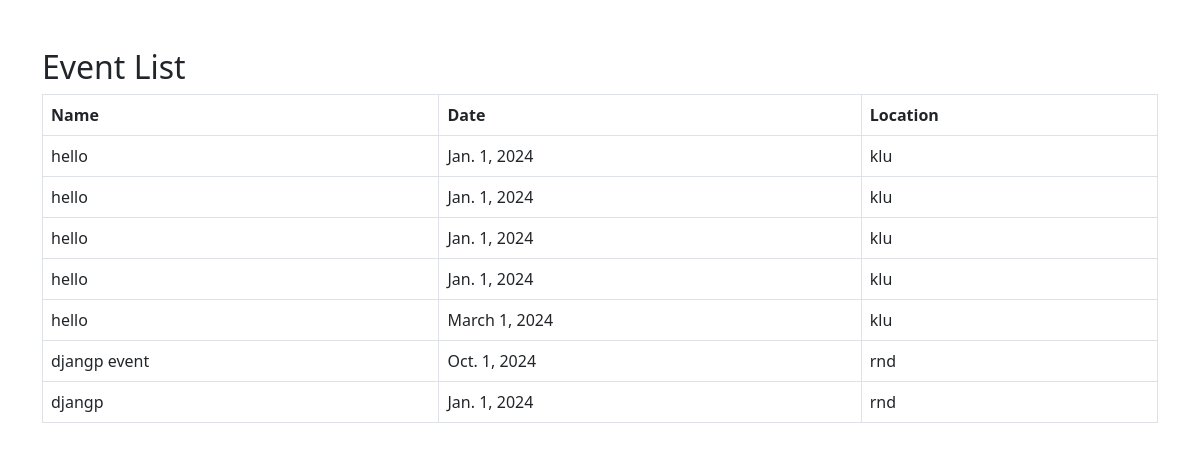
The app's page /userapp/event_list/ with its own data.
### userapp/models.py (models this page shows, shortened)
class Event(models.Model):
    title = models.CharField(max_length=100)  # Event title
    description = models.TextField()  # Event description
    date = models.DateField()  # Date of the event
    time = models.TimeField()  # Time of the event
    location = models.CharField(max_length=255)  # Location of the event

### userapp/views.py (the view)
# urls.py: path('event_list/',views.event_list,name='event_list'),
def event_list(request):
    events = Event.objects.all()  # Get all events from the database
    return render(request, 'userapp/event_list.html', {'events': events})

### templates/userapp/event_list.html (shortened to what this page needs)
<!DOCTYPE html>
<html lang="en">
<head>
    <link href="https://cdn.jsdelivr.net/npm/bootstrap@5.3.0-alpha1/dist/css/bootstrap.min.css" rel="stylesheet">
</head>
<body>
    <div class="container mt-5">
        <h2>Event List</h2>
        <table class="table table-bordered">
            <thead>
                <tr>
                    <th>Name</th>
                    <th>Date</th>
                    <th>Location</th>
                </tr>
            </thead>
            <tbody>
                {% for event in events %}
                <tr>
                    <td>{{ event.title}}</td>
                    <td>{{ event.date }}</td>
                    <td>{{ event.location }}</td>
                </tr>
                {% empty %}
                <tr>
                    <td colspan="3" class="text-center">No events available.</td>
                </tr>
                {% endfor %}
            </tbody>
        </table>
    </div>
</body>
</html>

### records on screen
Event: title "hello", date "Jan. 1, 2024", location "klu"
Event: title "hello", date "Jan. 1, 2024", location "klu"
Event: title "hello", date "Jan. 1, 2024", location "klu"
Event: title "hello", date "Jan. 1, 2024", location "klu"
Event: title "hello", date "March 1, 2024", location "klu"
Event: title "djangp event", date "Oct. 1, 2024", location "rnd"
Event: title "djangp", date "Jan. 1, 2024", location "rnd"
